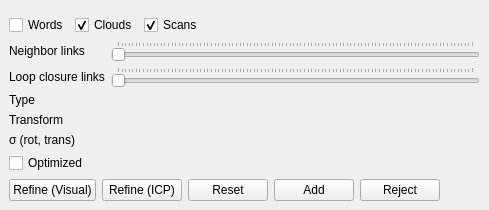
  <widget class="QDockWidget" name="dockWidget_constraints">
   <property name="windowTitle">
    <string>Constraints view</string>
   </property>
   <attribute name="dockWidgetArea">
    <number>2</number>
   </attribute>
   <widget class="QWidget" name="dockWidgetContents">
    <layout class="QVBoxLayout" name="verticalLayout_8" stretch="1,0,0,0">
     <item>
      <widget class="rtabmap::CloudViewer" name="constraintsViewer" native="true"/>
     </item>
     <item>
      <layout class="QHBoxLayout" name="horizontalLayout_10">
       <item>
        <widget class="QCheckBox" name="checkBox_show3DWords">
         <property name="text">
          <string>Words</string>
         </property>
        </widget>
       </item>
       <item>
        <widget class="QCheckBox" name="checkBox_show3Dclouds">
         <property name="text">
          <string>Clouds</string>
         </property>
         <property name="checked">
          <bool>true</bool>
         </property>
        </widget>
       </item>
       <item>
        <widget class="QCheckBox" name="checkBox_show2DScans">
         <property name="text">
          <string>Scans</string>
         </property>
         <property name="checked">
          <bool>true</bool>
         </property>
        </widget>
       </item>
       <item>
        <spacer name="horizontalSpacer_3">
         <property name="orientation">
          <enum>Qt::Horizontal</enum>
         </property>
         <property name="sizeHint" stdset="0">
          <size>
           <width>40</width>
           <height>20</height>
          </size>
         </property>
        </spacer>
       </item>
      </layout>
     </item>
     <item>
      <layout class="QGridLayout" name="gridLayout_6" columnstretch="0,0">
       <item row="0" column="0">
        <widget class="QLabel" name="label">
         <property name="text">
          <string>Neighbor links</string>
         </property>
        </widget>
       </item>
       <item row="0" column="1">
        <widget class="QSlider" name="horizontalSlider_neighbors">
         <property name="focusPolicy">
          <enum>Qt::ClickFocus</enum>
         </property>
         <property name="orientation">
          <enum>Qt::Horizontal</enum>
         </property>
         <property name="tickPosition">
          <enum>QSlider::TicksAbove</enum>
         </property>
        </widget>
       </item>
       <item row="1" column="0">
        <widget class="QLabel" name="label_6">
         <property name="text">
          <string>Loop closure links</string>
         </property>
        </widget>
       </item>
       <item row="1" column="1">
        <widget class="QSlider" name="horizontalSlider_loops">
         <property name="focusPolicy">
          <enum>Qt::ClickFocus</enum>
         </property>
         <property name="orientation">
          <enum>Qt::Horizontal</enum>
         </property>
         <property name="tickPosition">
          <enum>QSlider::TicksAbove</enum>
         </property>
        </widget>
       </item>
       <item row="2" column="0">
        <widget class="QLabel" name="label_33">
         <property name="text">
          <string>Type</string>
         </property>
        </widget>
       </item>
       <item row="2" column="1">
        <widget class="QLabel" name="label_type">
         <property name="text">
          <string/>
         </property>
        </widget>
       </item>
       <item row="3" column="0">
        <widget class="QLabel" name="label_16">
         <property name="text">
          <string>Transform</string>
         </property>
        </widget>
       </item>
       <item row="3" column="1">
        <widget class="QLabel" name="label_constraint">
         <property name="text">
          <string/>
         </property>
        </widget>
       </item>
       <item row="4" column="0">
        <widget class="QLabel" name="label_18">
         <property name="text">
          <string>σ (rot, trans)</string>
         </property>
        </widget>
       </item>
       <item row="4" column="1">
        <widget class="QLabel" name="label_variance">
         <property name="text">
          <string/>
         </property>
        </widget>
       </item>
       <item row="5" column="0">
        <widget class="QCheckBox" name="checkBox_showOptimized">
         <property name="text">
          <string>Optimized</string>
         </property>
        </widget>
       </item>
       <item row="5" column="1">
        <widget class="QLabel" name="label_constraint_opt">
         <property name="text">
          <string/>
         </property>
        </widget>
       </item>
      </layout>
     </item>
     <item>
      <layout class="QHBoxLayout" name="horizontalLayout_5">
       <item>
        <widget class="QPushButton" name="pushButton_refineVisually">
         <property name="text">
          <string>Refine (Visual)</string>
         </property>
        </widget>
       </item>
       <item>
        <widget class="QPushButton" name="pushButton_refine">
         <property name="text">
          <string>Refine (ICP)</string>
         </property>
        </widget>
       </item>
       <item>
        <widget class="QPushButton" name="pushButton_reset">
         <property name="text">
          <string>Reset</string>
         </property>
        </widget>
       </item>
       <item>
        <widget class="QPushButton" name="pushButton_add">
         <property name="text">
          <string>Add</string>
         </property>
        </widget>
       </item>
       <item>
        <widget class="QPushButton" name="pushButton_reject">
         <property name="text">
          <string>Reject</string>
         </property>
        </widget>
       </item>
       <item>
        <spacer name="horizontalSpacer">
         <property name="orientation">
          <enum>Qt::Horizontal</enum>
         </property>
         <property name="sizeHint" stdset="0">
          <size>
           <width>40</width>
           <height>20</height>
          </size>
         </property>
        </spacer>
       </item>
      </layout>
     </item>
    </layout>
   </widget>
  </widget>
